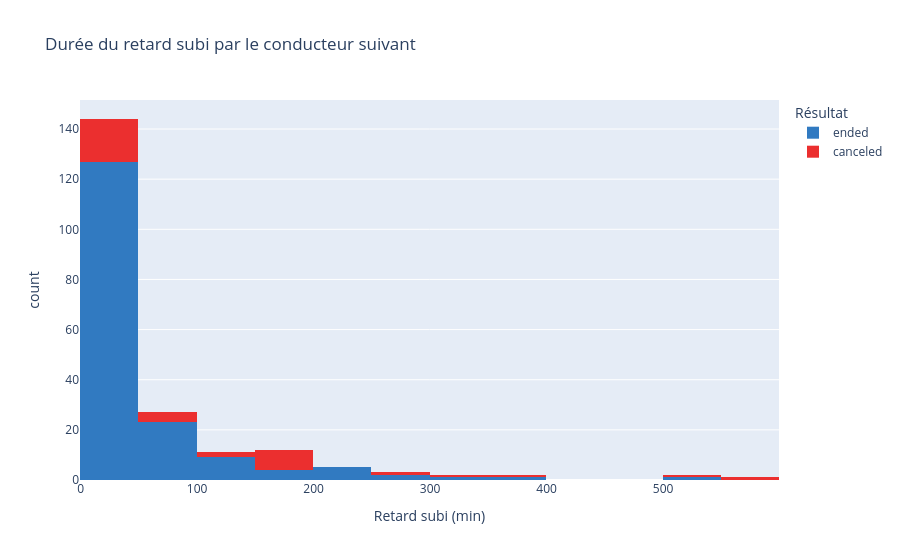

Here is the notebook cell this chart was saved with:
### Code cell
fig = px.histogram(impacted[impacted['delayed_checkin'] < 720],
                   x='delayed_checkin', color='state',
                   color_discrete_map={'canceled': '#eb2f2f', 'ended': '#317AC1'},
                   title='Durée du retard subi par le conducteur suivant',
                   labels={'delayed_checkin': 'Retard subi (min)', 'state': 'Résultat'})
fig.show()

### Figure 1 — Plotly figure (JSON) as saved in the notebook; plotly's stock layout.template omitted (floating-point values rounded to 4 significant figures; data arrays with more than 128 entries replaced by an {"elided": "..."} marker saying what was removed)
{"data": [{"bingroup": "x", "hovertemplate": "Résultat=ended<br>Retard subi (min)=%{x}<br>count=%{y}<extra></extra>", "legendgroup": "ended", "marker": {"color": "#317AC1", "pattern": {"shape": ""}}, "name": "ended", "orientation": "v", "showlegend": true, "type": "histogram", "x": {"elided": "173 float values"}, "xaxis": "x", "yaxis": "y"}, {"bingroup": "x", "hovertemplate": "Résultat=canceled<br>Retard subi (min)=%{x}<br>count=%{y}<extra></extra>", "legendgroup": "canceled", "marker": {"color": "#eb2f2f", "pattern": {"shape": ""}}, "name": "canceled", "orientation": "v", "showlegend": true, "type": "histogram", "x": [171.0, 170.0, 46.0, 500.0, 166.0, 340.0, 90.0, 153.0, 17.0, 180.0, 2.0, 64.0, 42.0, 11.0, 596.0, 13.0, 175.0, 252.0, 147.0, 142.0, 60.0, 1.0, 30.0, 47.0, 3.0, 22.0, 392.0, 165.0, 5.0, 38.0, 31.0, 161.0, 8.0, 41.0, 63.0, 39.0], "xaxis": "x", "yaxis": "y"}], "layout": {"barmode": "relative", "legend": {"title": {"text": "Résultat"}, "tracegroupgap": 0}, "title": {"text": "Durée du retard subi par le conducteur suivant"}, "xaxis": {"anchor": "y", "domain": [0, 1], "title": {"text": "Retard subi (min)"}}, "yaxis": {"anchor": "x", "domain": [0, 1], "title": {"text": "count"}}}}
